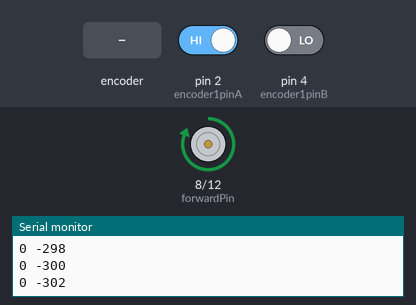
This sketch was run on a simulated Arduino Uno, built with avr-gcc and run on an emulated ATmega328P. On the bench: motor-driver pin pairs drawn as motors (green arrow = first pin HIGH = forward, orange = second pin HIGH = backward, longer = more drive, scaled by the enable pin), the last lines printed to the serial monitor. The test bench sets the inputs (shaded band); at power-on: pin 2 (encoder1pinA) HIGH, pin 4 (encoder1pinB) LOW.

Above: at 1.2 s.
1.3 s: rotary encoder on pin 2 (encoder1pinA) / pin 4 (encoder1pinB) turned 2 steps (second pin leading)
At 2.29 s:
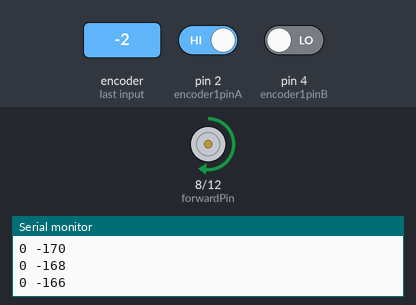
At 4.9 s:
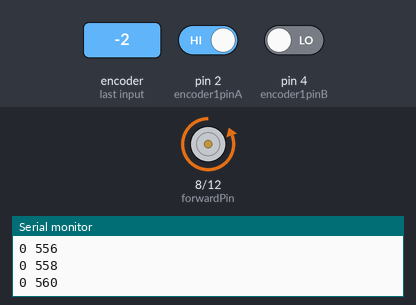
Timing chart, 0 to 6.4 s (numbered marks = the images above; inputs shaded):
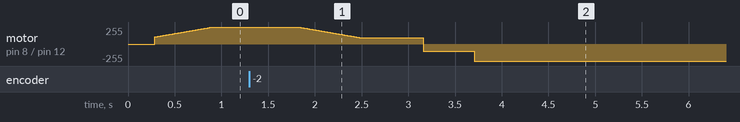

The sketch:

encoder_test.ino
```cpp
const byte encoder1pinA = 2;//A pin -> the interrupt pin 2
const byte encoder1pinB = 4;//B pin -> the digital pin 4

//Motor drive L239D
const int forwardPin = 8;
const int backwardPin = 12;
//int delay = 2000;
const int pwmPin = 10;

int position = 0;
long prevT = 0;
float eprev = 0;
float eintegral = 0;
int target = 0; //explore gloabal target to let it move

void readEncoder(){
  int b = digitalRead(encoder1pinB);
  if(b>0){
    position++;
  }
  else{
    position--;
  }
}

void driveMotor(int power, bool forward)
{
  if(power <= 0)
  {
    stopMotors();
  }
  else
  {
    //float sendValue = 255 * (float) dutyCycle/100.0;

    if(forward)
    {
      moveForward();
      analogWrite(pwmPin, power);
    }
    else
    {
      moveBackward();
      analogWrite(pwmPin, power); //modulate forward pin to go backward
    }
  }
}

void stopMotors()
{
    //brake motors
    digitalWrite(forwardPin, HIGH);
    digitalWrite(backwardPin, HIGH);
    analogWrite(pwmPin, 0);
}

void moveForward()
{
    //spin forward
    digitalWrite(forwardPin, HIGH);
    digitalWrite(backwardPin, LOW);
}

void moveBackward()
{
     //spin backward
    digitalWrite(forwardPin, LOW);
    digitalWrite(backwardPin, HIGH);
}

void setup() {
  // put your setup code here, to run once:
  Serial.begin(9600);
  pinMode(encoder1pinA, INPUT);
  pinMode(encoder1pinB, INPUT);
  attachInterrupt(digitalPinToInterrupt(encoder1pinA), readEncoder, RISING);

  //Setup motor control
  pinMode(forwardPin, OUTPUT);
  pinMode(backwardPin, OUTPUT);

  //Configure to spin forward
  digitalWrite(forwardPin, HIGH);
  digitalWrite(backwardPin, LOW);
  int speed = 0;
  analogWrite(pwmPin, speed);
}

int loop_count = 0;

void loop() {
  //target position -> 700 encoder ticks should give a one full rotation
  /**/
  //int target = 0; //made target global for moving target

  loop_count++;

  if (loop_count % 1000 == 0) {
    target = target + 200;
  }

  float diff = abs(target-position);
  readEncoder();
  // put your main code here, to run repeatedly:
  //Serial.print(position);

  //PID Constants
  float kp = 1;
  float kd = 0.025;
  float ki = 0;

  //time difference
  long currT = micros();

  float deltaT = ((float)(currT-prevT))/1.0e6; //microsecond precision
  prevT = currT;
  readEncoder();
  //error
  int e = target-position; //may need to switch sign on error term (target - position) if control isn't working

  //derivative
  float dedt = (e-eprev)/(deltaT); //finite difference approximation

  //integral
  eintegral = eintegral + e*deltaT; //finite difference approximation

  //control signal
  float u = kp*e + kd*dedt + ki*eintegral;

  //motor power
  float pwr = fabs(u); //floating point absolute value
  if(pwr>255){
    pwr = 255;
  }

  bool forward = true;
  if(u<0){
    forward = false;
  }

  //drive the motor
  driveMotor(pwr, forward);

  //store previous error
  eprev = e;

  Serial.print(target);
  Serial.print(" ");
  Serial.print(position);
  Serial.println();
}
```

encoder_target_hardware.ino
```cpp
/* Attempt at code to drive a dc motor using DRV8231A H-Bridge*/
/*
//Encoder pins
const byte encoder0pinA = 2;//A pin -> the interrupt pin 2
const byte encoder0pinB = 4;//B pin -> the digital pin 4

const int forwardPin = 9; //HBridge IN1
const int backwardPin = 11; //HBridge IN2
const int delayTime = 2000;

int position = 0;
long prevT = 0;
float eprev = 0;
float eintegral = 0;

void setup()
{
  // put your setup code here, to run once:
  Serial.begin(9600);
  pinMode(encoder0pinA, INPUT);
  pinMode(encoder0pinB, INPUT);
  attachInterrupt(digitalPinToInterrupt(encoder0pinA), readEncoder, RISING);

  //Configure motor pins
  pinMode(forwardPin,OUTPUT);
  pinMode(backwardPin,OUTPUT);
}

void readEncoder(){
  int b = digitalRead(encoder0pinB);
  if(b>0){
    position++;
  }
  else{
    position--;
  }
}

void driveMotor(int power, bool forward)
{
  if(power <= 0)
  {
    stopMotors();
  }
  else
  {
    if(forward)
    {
      if(power == 255)
      {
        fullForward();
      }
      else
      {
        digitalWrite(forwardPin, HIGH);
        analogWrite(backwardPin, power); //modulate reverse pin to go forward
      }
    }
    else
    {
      if(power == 255)
      {
        fullReverse();
      }
      else
      {
        digitalWrite(backwardPin, HIGH);
        analogWrite(forwardPin, power); //modulate forward pin to go backward
      }
    }
  }
}

void stopMotors()
{
  //brake motors
  digitalWrite(forwardPin, HIGH);
  digitalWrite(backwardPin, HIGH);
}

void fullForward()
{
  //spin forward
  digitalWrite(forwardPin, HIGH);
  digitalWrite(backwardPin, LOW);
}

void fullReverse()
{
  //spin backward
  digitalWrite(forwardPin, LOW);
  digitalWrite(backwardPin, HIGH);
}

void loop()
{
  //target position -> 700 encoder ticks should give a one full rotation
  int target = 0; //made target global for moving target

  float diff = abs(target-position);
  readEncoder();
  // put your main code here, to run repeatedly:
  //Serial.print(position);

  //PID Constants
  float kp = 1;
  float kd = 0.025;
  float ki = 0;

  //time difference
  long currT = micros();

  float deltaT = ((float)(currT-prevT))/1.0e6; //microsecond precision
  prevT = currT;
  readEncoder();
  //error
  int e = target-position; //may need to switch sign on error term (target - position) if control isn't working

  //derivative
  float dedt = (e-eprev)/(deltaT); //finite difference approximation

  //integral
  eintegral = eintegral + e*deltaT; //finite difference approximation

  //control signal
  float u = kp*e + kd*dedt + ki*eintegral;

  //motor power
  float pwr = fabs(u); //floating point absolute value
  if(pwr>255){
    pwr = 255;
  }

  bool forward = true;
  if(u<0){
    forward = false;
  }

  //drive the motor
  driveMotor(pwr, forward);

  //store previous error
  eprev = e;

  Serial.print(target);
  Serial.print(" ");
  Serial.print(position);
  Serial.println();
}
*/
```

Measured:
- after the input at 1.3 s, motor on pin 8 (forwardPin) / pin 12 (backwardPin): moves from forward 255/255 to backward 255/255 over 1.9 s, starting after 0.52 s
